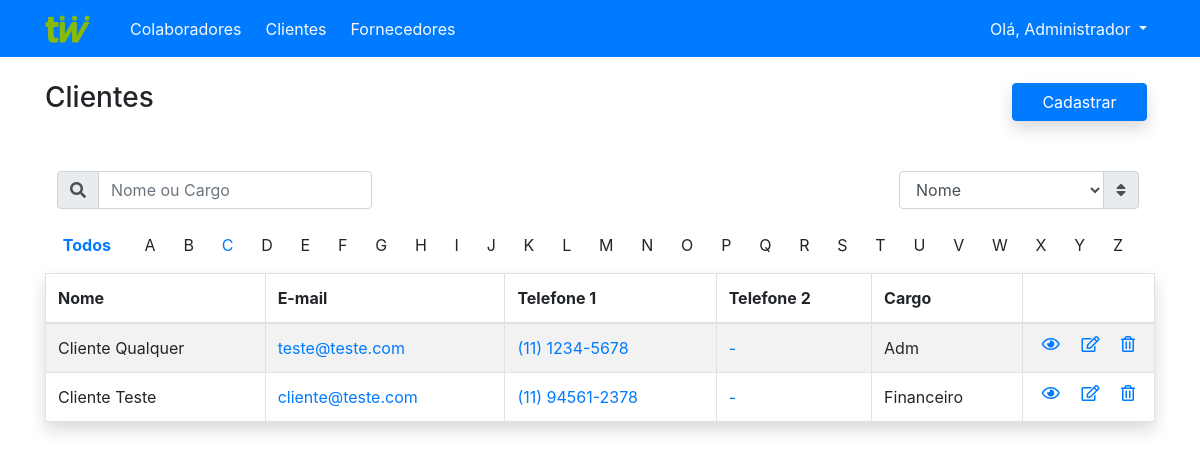
Page /adm_cliente.php (signed in) on the committed database.
### tables this page shows
CREATE TABLE `clientes` (
  `id_cli` int(10) NOT NULL,
  `nome` varchar(255) NOT NULL,
  `email` varchar(255) NOT NULL,
  `tel1` varchar(11) NOT NULL,
  `tel2` varchar(11) DEFAULT NULL,
  `tel3` varchar(11) DEFAULT NULL,
  `tel4` varchar(11) DEFAULT NULL,
  `cargo` varchar(255) NOT NULL,
  `stats` tinyint(1) NOT NULL DEFAULT '1'
);

### adm_cliente.php (the view, shortened to what this page needs)
<?php
	require_once 'config.php';
	require 'php/header.php'
?>
<div class="row d-flex justify-content-start align-items-center my-4 mt-md-4 mb-md-5">
	<div class="col" id="pageTitle">
		<h3>Clientes</h3>
	</div>
	<div class="col d-flex justify-content-end align-items-center">
		<a href="add.php" class="btn btn-primary d-none d-md-block w-25 shadow mr-2">Cadastrar</a>
	</div>
</div>
<div class="row clearfix my-4">
	<div class="col-md-6 col-xs-12 d-md-flex justify-content-start search-filter">
		<form class="form-inline px-1">
			<div class="input-group">
				<div class="input-group-prepend">
					<label for="searchCli" class="d-none d-md-block ml-2 input-group-text"><i class="fas fa-search"></i></label>
				</div>
				<input id="searchCli" type="text" class="form-control search-mob" placeholder="Nome ou Cargo">
			</div>
		</form>
	</div>
	<div class="col-md-6 col-xs-12 d-none d-md-flex justify-content-end select-filter">
		<form class="form-inline pr-2">
			<div class="input-group">
				<select id="typeSort" class="form-control float-right">
					<option value="nameAsc">Nome</option>
				</select>
				<div class="input-group-append">
					<label for="typeSort" class="input-group-text mr-2"><i class="fas fa-sort"></i></label>
				</div>
			</div>
		</form>
	</div>
</div>
<div class="row my-3">
	<div class="col">
		<div class="glossary d-flex justify-content-around px-2">
			<a id="glossary-all" href="#"><strong>Todos</strong></a>
			<div class="letters d-flex justify-content-around">
			</div>
		</div>
	</div>
</div>
<div class="row mb-5">
	<div class="col">
		<table id="cadastros" class="table table-bordered table-striped shadow table-hover">
			<thead>
				<tr>
					<th>Nome</th>
					<th>E-mail</th>
					<th>Telefone 1</th>
					<th>Telefone 2</th>
					<th>Cargo</th>
					<th></th>
				</tr>
			</thead>
			<tbody>
				<?php
				function phone_format($phone) {
					$length = strlen($phone);
					if ($length == 10) {
						$pattern = '/(\d{2})(\d{4})(\d*)/';
					} else if ($length == 11) {
						$pattern = '/(\d{2})(\d{5})(\d*)/';
					}
					$result = preg_replace($pattern, '($1) $2-$3', $phone);
					return $result;
            }
            function isEmpty($data) {
               if (!empty($data)) {
                  return phone_format($data);
               } else {
                  return " - ";
               }
            }
            function emptyLink($phone) {
					if (empty($phone)) {
						return "#";
					} else {
						$link = "https://api.whatsapp.com/send?phone=55".$phone;
						return $link;
					}
				}
				$qrySelect = "SELECT * FROM clientes WHERE stats = 1 ORDER BY nome";
				$result = $conn->query($qrySelect);
				while($data = $result->fetch_array()) {
					echo '
						<tr class="shadow">
							<td data-title="Nome">'.$data['nome'].'</td>
                     <td data-title="E-mail">
                        <a href="mailto:'. $data['email'] .'">'.$data['email'].'</a>
							</td>
							<td data-title="Tel. 1">
								<a href="'. emptyLink($data['tel1']) .'" target="_blank">' . isEmpty($data['tel1']) . '</a>
							</td>
                     <td data-title="Tel. 2">
								<a href="'. emptyLink($data['tel2']) .'" target="_blank">' . isEmpty($data['tel2']) . '</a>
							</td>
							<td data-title="Cargo">' . $data['cargo'] . '</td>
							<td>
								<div class="d-flex justify-content-around">
									<a href="#" class="d-flex flex-column justify-content-center viewButton" data-id="'. $data['id_cli'] .'" data-toggle="modal" data-target="#viewModal" data-type="cliente">
										<i class="far fa-eye d-flex justify-content-center mb-1" data-toggle="tooltip" title="Detalhes"></i>
										<span class="d-md-none">Detalhes</span>
									</a>
									<a href="update.php?id='. $data['id_cli'] .'&tipo=cli" class="d-flex flex-column justify-content-center ml-md-2">
										<i class="far fa-edit d-flex justify-content-center mb-1" data-toggle="tooltip" title="Editar"></i>
										<span class="d-md-none">Editar</span>
									</a>
									<a href="disable.php?id='. $data['id_cli'] .'&tipo=cli" class="d-flex flex-column justify-content-center ml-md-2">
										<i class="far fa-trash-alt d-flex justify-content-center mb-1" data-toggle="tooltip" title="Excluir"></i>
										<span class="d-md-none">Excluir</span>
									</a>
								</div>
							</td>
						</tr>
					';
				}
				?>
			</tbody>
		</table>
	</div>
</div>
<?php require 'php/footer.php' ?>

### css/style.css (style rules this page uses)
#cadastros tbody tr.shadow { box-shadow: none !important; }
.letters { width: 92%; }

### rows in the picture
clientes: nome "Cliente Qualquer", email "teste@teste.com", tel1 "(11) 1234-5678", tel2 "-", cargo "Adm"
clientes: nome "Cliente Teste", email "cliente@teste.com", tel1 "(11) 94561-2378", tel2 "-", cargo "Financeiro"

### other values in the picture
$_SESSION['user_name'] "Administrador"
